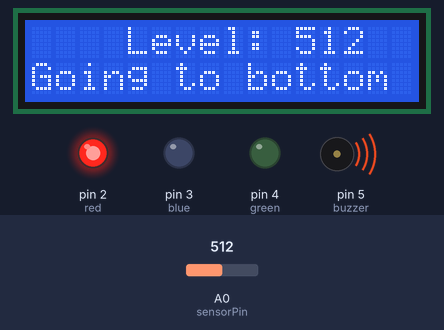
Recording of a sketch running on a simulated Arduino Uno, built with avr-gcc and run on an emulated ATmega328P. Parts: 16×2 character LCD, output pins drawn as LEDs (lit = HIGH), buzzer (waves = sounding, pin HIGH). The test bench sets the inputs (shaded band); at power-on: A0 (sensorPin) = 512. What the sketch prints to the serial monitor is not drawn.

Above: at 1.3 s.
1.4 s: A0 (sensorPin) set to 482
At 1.8 s:
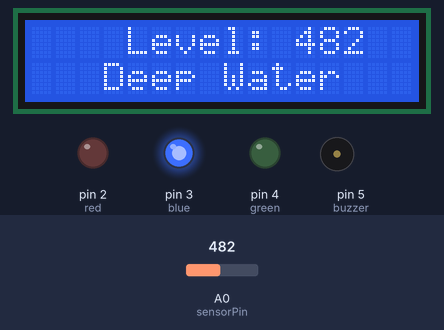
3.0 s: A0 (sensorPin) set to 407
At 4.2 s:
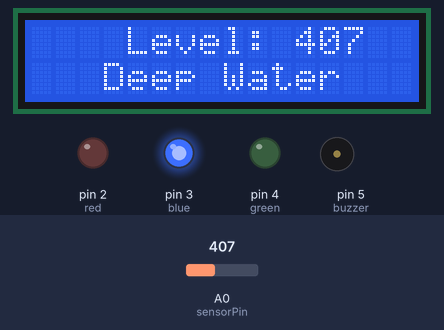
4.6 s: A0 (sensorPin) set to 383
At 5.2 s:
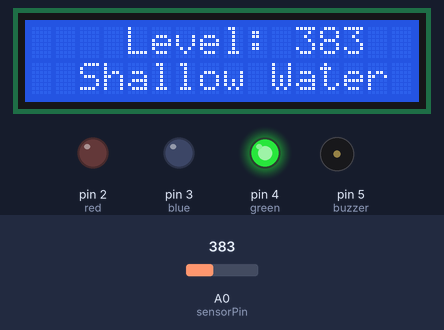
6.1 s: A0 (sensorPin) set to 106
At 6.5 s:
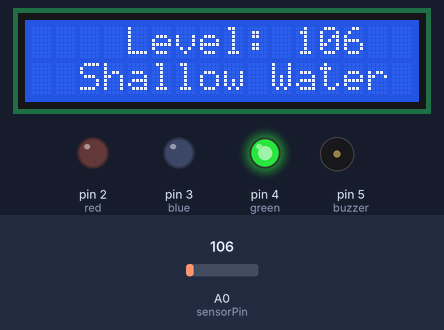
7.6 s: A0 (sensorPin) set to 92
At 8.4 s:
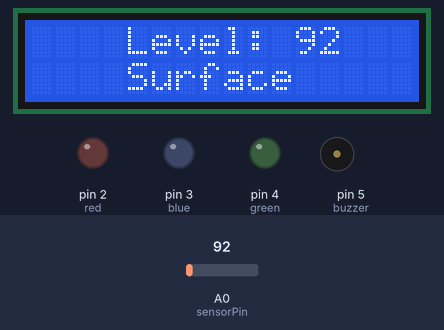
9.2 s: A0 (sensorPin) set to 0
At 10.3 s:
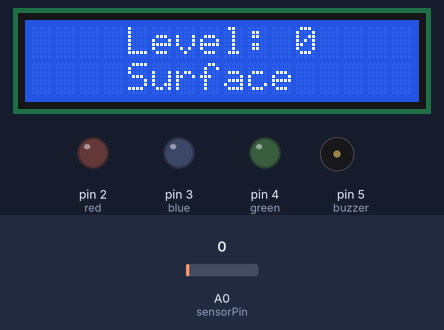
Timing chart, 0 to 12.2 s (numbered marks = the images above; inputs shaded):
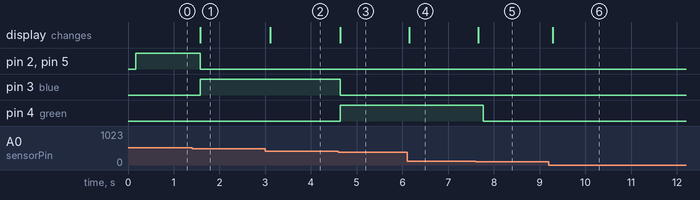

The sketch:

water_level_esp8266.ino
```cpp
#include <Wire.h>
#include <LiquidCrystal_I2C.h>


LiquidCrystal_I2C lcd(0x27, 16, 2); // Initialize LCD with address 0x27 and 16x2 dimensions


int sensorPin = A0; // Analog pin for sensor

int red = 2;
int blue = 3;
int green = 4;
int buzzer = 5;

void setup() {
  Serial.begin(9600); // Initialize serial communication

  pinMode(red, OUTPUT);
  pinMode(blue, OUTPUT);
  pinMode(green, OUTPUT);
  pinMode(buzzer, OUTPUT);

  lcd.begin(16, 2); // Initialize LCD with 16 columns and 2 rows
  lcd.init();
  lcd.backlight();
  lcd.clear();


}

void loop() {
  // Read analog sensor value
  int data = analogRead(sensorPin);

  // Print sensor value to serial monitor
  Serial.print("Sensor value: ");
  Serial.println(data);

  // Display sensor value on LCD
  lcd.setCursor(4, 0);
  lcd.print("Level: ");
  lcd.print(data);

  if(data < 100){
    lcd.clear();
    lcd.setCursor(4, 0);
    lcd.print("Level: ");
    lcd.print(data);
    lcd.setCursor(4, 1);
    lcd.println("Surface     ");
    delay(100);
    digitalWrite(blue, LOW);
    digitalWrite(red, LOW);
    digitalWrite(green, LOW);
    digitalWrite(buzzer, LOW);
  }

  else if(data >= 300 && data < 400){
    lcd.clear();
    lcd.setCursor(4, 0);
    lcd.print("Level: ");
    lcd.print(data);
    lcd.setCursor(2, 1);
    lcd.println("Shallow Water ");
    digitalWrite(green, HIGH);
    digitalWrite(red, LOW);
    digitalWrite(blue, LOW);
    digitalWrite(buzzer, LOW);
    delay(100);
  }

  else if(data >= 400 && data < 500){
    lcd.clear();
    lcd.setCursor(4, 0);
    lcd.print("Level: ");
    lcd.print(data);
    lcd.setCursor(3, 1);
    lcd.println("Deep Water    ");
    digitalWrite(blue, HIGH);
    digitalWrite(red, LOW);
    digitalWrite(green, LOW);
    digitalWrite(buzzer, LOW);
    delay(100);
  }

  else if(data >= 500){
    lcd.clear();
    lcd.setCursor(4, 0);
    lcd.print("Level: ");
    lcd.print(data);
    lcd.setCursor(0, 1);
    lcd.println("Going to bottom ");
    digitalWrite(red, HIGH);
    digitalWrite(blue, LOW);
    digitalWrite(green, LOW);
    digitalWrite(buzzer, HIGH);
    delay(100);
  }

}
```

Measured:
- the behaviour switches between 500 and 499 on A0 (sensorPin) (found by bisection; images 0 and 1)
- the behaviour switches between 400 and 399 on A0 (sensorPin) (found by bisection; images 2 and 3)
- the behaviour switches between 100 and 99 on A0 (sensorPin) (found by bisection; images 4 and 5)
- after the input at 1.4 s, pin 2 (red), pin 5 (buzzer): HIGH → LOW after 0.18 s; pin 3 (blue): LOW → HIGH after 0.18 s; the display: changes after 0.18 s (image 1)
- after the input at 3.0 s, the display: changes after 0.11 s (image 2)
- after the input at 4.6 s, pin 3 (blue): HIGH → LOW at once; pin 4 (green): LOW → HIGH at once; the display: changes at once (image 3)
- after the input at 6.1 s, the display: changes at once (image 4)
- after the input at 7.6 s, pin 4 (green): HIGH → LOW after 0.16 s; the display: changes after 0.06 s (image 5)
- after the input at 9.2 s, the display: changes after 0.09 s (image 6)
